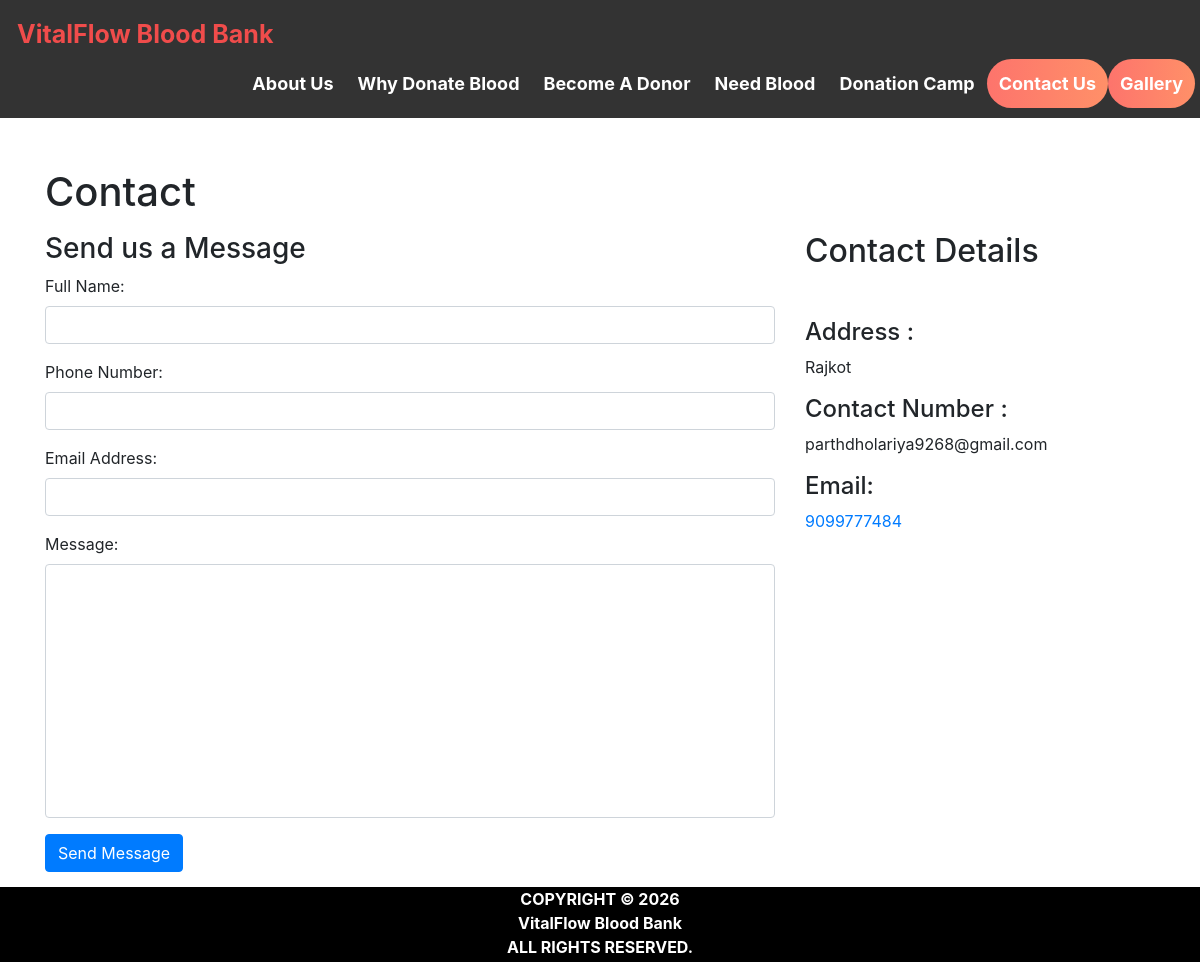
Page /contact_us.php on the committed database.
### tables this page shows
CREATE TABLE `contact_info` (
  `contact_id` int(11) NOT NULL,
  `contact_address` varchar(100) NOT NULL,
  `contact_mail` varchar(50) NOT NULL,
  `contact_phone` varchar(100) NOT NULL
);

### contact_us.php (the view, shortened to what this page needs)
<html>
<head>
  <link rel="stylesheet" href="https://maxcdn.bootstrapcdn.com/bootstrap/4.5.2/css/bootstrap.min.css">
</head>
<body>
<?php $active ='contact';
include 'head.php'; ?>
<div id="page-container" style="margin-top:50px; position: relative;min-height: 84vh;">
  <div class="container">
  <div id="content-wrap" style="padding-bottom:50px;">
    <h1 class="mt-4 mb-3">Contact</h1>
    <div class="row">
      <div class="col-lg-8 mb-4">
        <h3>Send us a Message</h3>
        <form name="sentMessage"  method="post">
            <div class="control-group form-group">
                <div class="controls">
                    <label>Full Name:</label>
                    <input type="text" class="form-control" id="name" name="fullname" required>
                </div>
            </div>
            <div class="control-group form-group">
                <div class="controls">
                    <label>Phone Number:</label>
                    <input type="tel" class="form-control" id="phone" name="contactno"  required >
                </div>
            </div>
            <div class="control-group form-group">
                <div class="controls">
                    <label>Email Address:</label>
                    <input type="email" class="form-control" id="email" name="email" required>
                </div>
            </div>
            <div class="control-group form-group">
                <div class="controls">
                    <label>Message:</label>
                    <textarea rows="10" cols="100" class="form-control" id="message" name="message" required  maxlength="999" style="resize:none"></textarea>
                </div>
            </div>
            <button type="submit" name="send"  class="btn btn-primary">Send Message</button>
        </form>
    </div>
    <div class="col-lg-4 mb-4">
        <h2>Contact Details</h2>
        <?php
          include 'conn.php';
          $sql= "select * from contact_info";
          $result=mysqli_query($conn,$sql);
          if(mysqli_num_rows($result)>0)   {
              while($row = mysqli_fetch_assoc($result)) { ?>
        <br>
        <p>
            <h4>Address :</h4><?php echo $row['contact_address']; ?>
        </p>
        <p>
            <h4>Contact Number :</h4><?php echo $row['contact_phone']; ?>
        </p>
        <p>
          <h4>  Email: </h4><a href="#"><?php echo $row['contact_mail']; ?></a>
        </p>
        <?php }
      } ?>
    </div>
</div>
</div>
</div>
<?php include 'footer.php' ?>
</div>
</body>
</html>

### rows in the picture
contact_info: contact_address "Rajkot", contact_phone "parthdholariya9268@gmail.com", contact_mail "9099777484"
